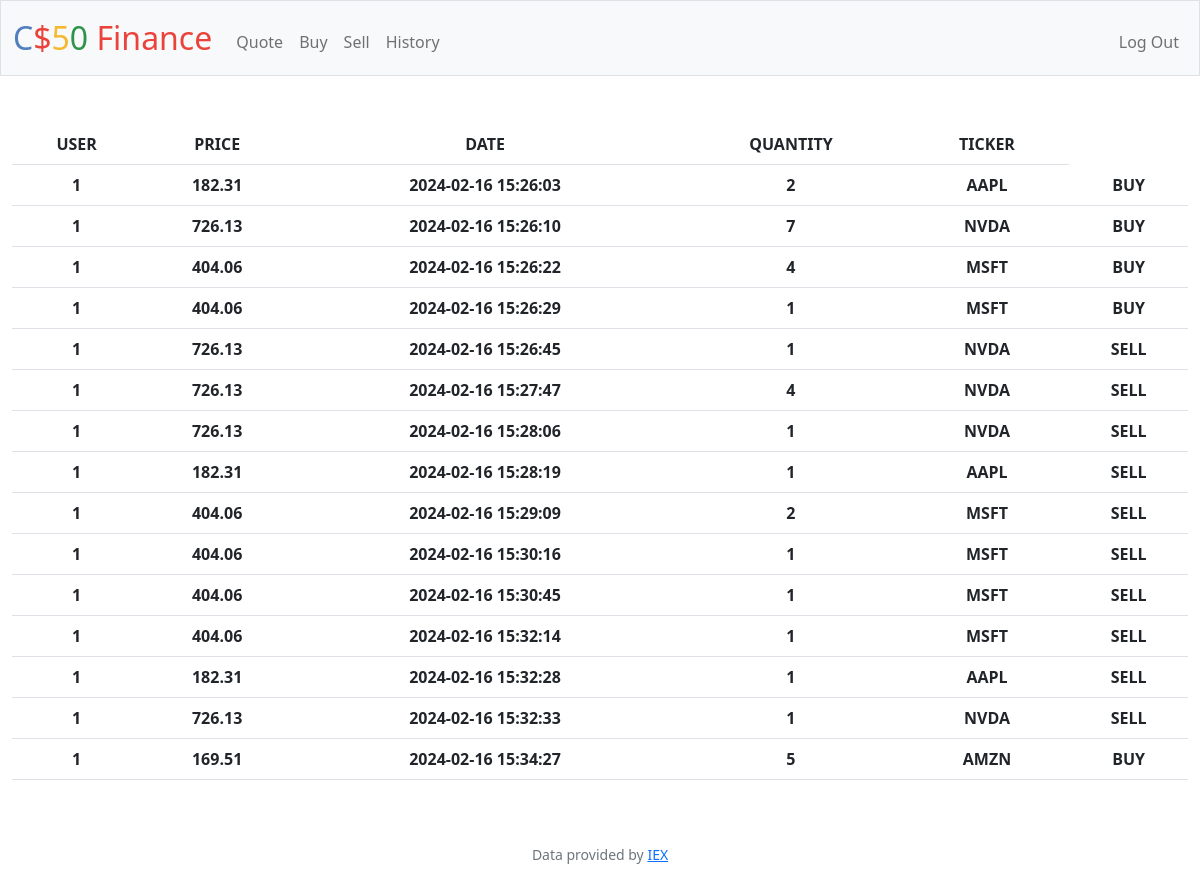
Screenshot of /history (signed in) with the database file from the repository.
### tables this page shows
CREATE TABLE purchaselog(user, price, date, quantity, ticker, type TEXT);

### app.py (the view)
@app.route("/history")
@login_required
def history():
    usershistory = db.execute("SELECT * FROM purchaselog WHERE user = (?)", session["user_id"])
    return render_template("history.html", usershistory = usershistory)

### app.py (called while the page is built)
@app.after_request
def after_request(response):
    response.headers["Cache-Control"] = "no-cache, no-store, must-revalidate"
    response.headers["Expires"] = 0
    response.headers["Pragma"] = "no-cache"
    return response

### helpers.py (called while the page is built)
def login_required(f):
    @wraps(f)
    def decorated_function(*args, **kwargs):
        if session.get("user_id") is None:
            return redirect("/login")
        return f(*args, **kwargs)
    return decorated_function

### templates/history.html (shortened to what this page needs)
{% extends "layout.html" %}
{% block main %}
    <table class="table">
        <tr>
            <th>USER</th>
            <th>PRICE</th>
            <th>DATE</th>
            <th>QUANTITY</th>
            <th>TICKER</th>
        </tr>
        {% for dict_item in usershistory %}
            <tr>
                {% for key, value in dict_item.items() %}
                    <th>{{value}}</th>
                {% endfor %}
            </tr>
        {% endfor %}
    </table>
{% endblock %}

### templates/layout.html (shortened to what this page needs)
<!DOCTYPE html>
<html lang="en">
    <head>
        <link href="https://cdn.jsdelivr.net/npm/bootstrap@5.1.3/dist/css/bootstrap.min.css" rel="stylesheet">
        <link href="/static/styles.css" rel="stylesheet">
    </head>
    <body>
        <nav class="bg-light border navbar navbar-expand-md navbar-light">
            <div class="container-fluid">
                <a class="navbar-brand" href="/"><span class="blue">C</span><span class="red">$</span><span class="yellow">5</span><span class="green">0</span> <span class="red">Finance</span></a>
                <div class="collapse navbar-collapse" id="navbar">
                    {% if session["user_id"] %}
                        <ul class="navbar-nav me-auto mt-2">
                            <li class="nav-item"><a class="nav-link" href="/quote">Quote</a></li>
                            <li class="nav-item"><a class="nav-link" href="/buy">Buy</a></li>
                            <li class="nav-item"><a class="nav-link" href="/sell">Sell</a></li>
                            <li class="nav-item"><a class="nav-link" href="/history">History</a></li>
                        </ul>
                        <ul class="navbar-nav ms-auto mt-2">
                            <li class="nav-item"><a class="nav-link" href="/logout">Log Out</a></li>
                        </ul>
                    {% else %}
                        <ul class="navbar-nav ms-auto mt-2">
                            <li class="nav-item"><a class="nav-link" href="/register">Register</a></li>
                            <li class="nav-item"><a class="nav-link" href="/login">Log In</a></li>
                        </ul>
                    {% endif %}
                </div>
            </div>
        </nav>
        <main class="container-fluid py-5 text-center">
            {% block main %}{% endblock %}
        </main>
        <footer class="mb-5 small text-center text-muted">
            Data provided by <a href="https://iexcloud.io/">IEX</a>
        </footer>
    </body>
</html>

### static/styles.css (style rules this page uses)
nav .navbar-brand { font-size: xx-large; }
nav .navbar-brand .blue { color: #537fbe; }
nav .navbar-brand .red { color: #ea433b; }
nav .navbar-brand .yellow { color: #f5b82e; }
nav .navbar-brand .green { color: #2e944b; }

### rows the page displays
purchaselog: dict_item "1" "2", price "182.31", date "2024-02-16 15:26:03", ticker "AAPL", type "BUY"
purchaselog: dict_item "1" "7", price "726.13", date "2024-02-16 15:26:10", ticker "NVDA", type "BUY"
purchaselog: dict_item "1" "4", price "404.06", date "2024-02-16 15:26:22", ticker "MSFT", type "BUY"
purchaselog: dict_item "1" "1", price "404.06", date "2024-02-16 15:26:29", ticker "MSFT", type "BUY"
purchaselog: dict_item "1" "1", price "726.13", date "2024-02-16 15:26:45", ticker "NVDA", type "SELL"
purchaselog: dict_item "1" "4", price "726.13", date "2024-02-16 15:27:47", ticker "NVDA", type "SELL"
purchaselog: dict_item "1" "1", price "726.13", date "2024-02-16 15:28:06", ticker "NVDA", type "SELL"
purchaselog: dict_item "1" "1", price "182.31", date "2024-02-16 15:28:19", ticker "AAPL", type "SELL"
purchaselog: dict_item "1" "2", price "404.06", date "2024-02-16 15:29:09", ticker "MSFT", type "SELL"
purchaselog: dict_item "1" "1", price "404.06", date "2024-02-16 15:30:16", ticker "MSFT", type "SELL"
purchaselog: dict_item "1" "1", price "404.06", date "2024-02-16 15:30:45", ticker "MSFT", type "SELL"
purchaselog: dict_item "1" "1", price "404.06", date "2024-02-16 15:32:14", ticker "MSFT", type "SELL"
purchaselog: dict_item "1" "1", price "182.31", date "2024-02-16 15:32:28", ticker "AAPL", type "SELL"
purchaselog: dict_item "1" "1", price "726.13", date "2024-02-16 15:32:33", ticker "NVDA", type "SELL"
purchaselog: dict_item "1" "5", price "169.51", date "2024-02-16 15:34:27", ticker "AMZN", type "BUY"
